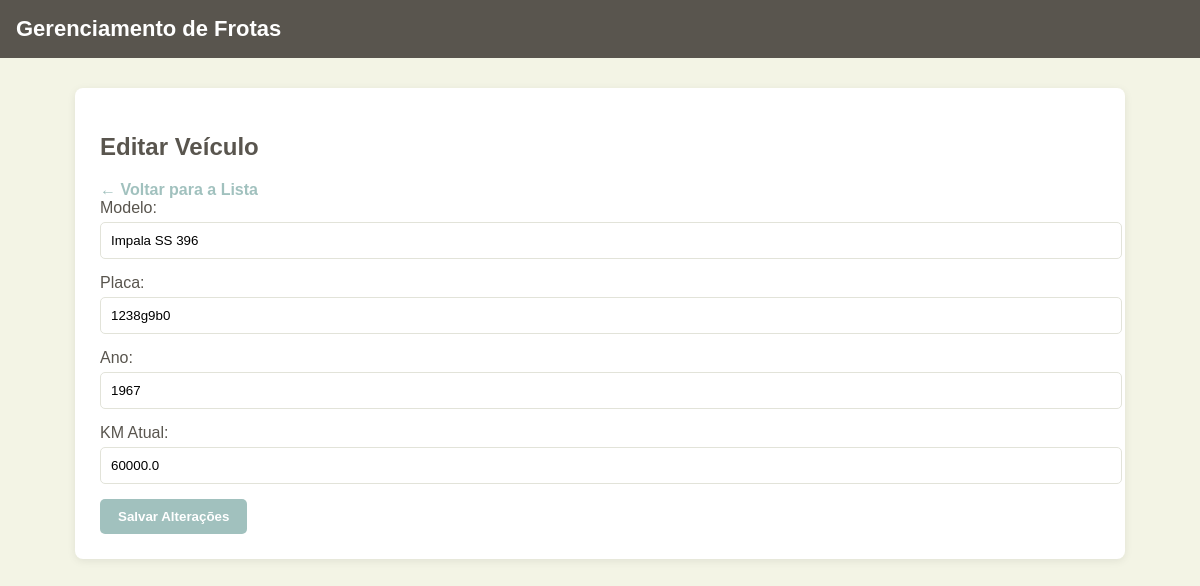
Page /frotas/veiculos/2/editar/ on the earlier database version.
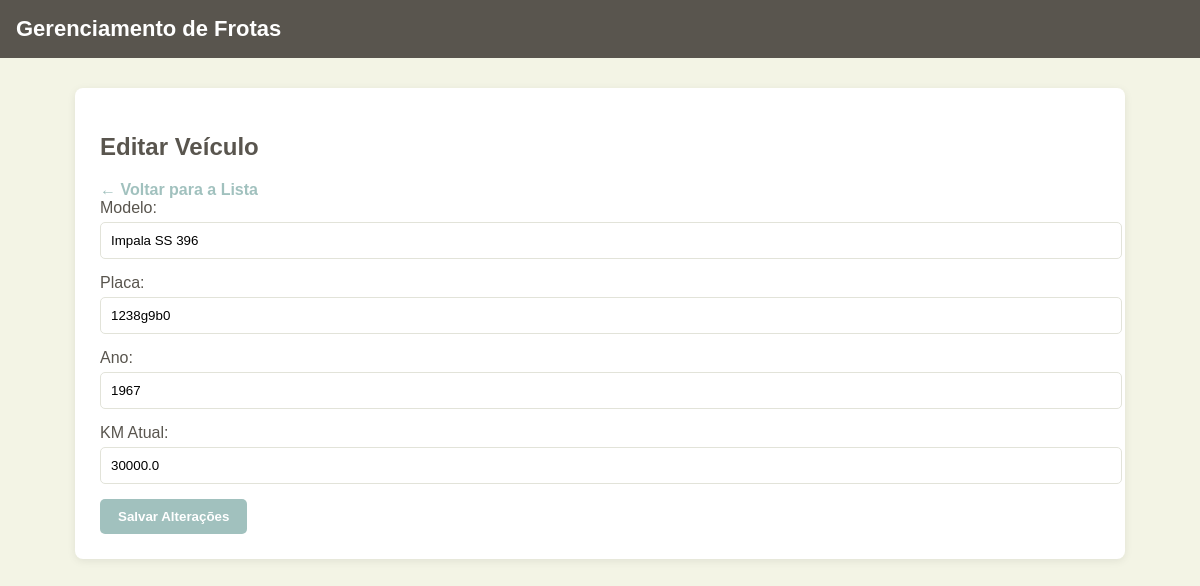
Same page on the later database version.
### frotas/models.py (models this page shows, shortened)
class Veiculo(models.Model):
    modelo = models.CharField(max_length=100)
    placa = models.CharField(max_length=10)
    ano = models.IntegerField()
    km_atual = models.FloatField(default=0)
    disponivel = models.BooleanField(default=True)

### frotas/views.py (the view, shortened to what this page needs)
# urls.py: path('veiculos/<int:pk>/editar/', views.alterar_veiculo, name='alterar_veiculo'),
def alterar_veiculo(request, pk):
    veiculo = get_object_or_404(Veiculo, pk=pk)
    return render(request, 'frotas/form_veiculo.html', {'veiculo': veiculo, 'titulo': 'Editar Veículo'})

### frotas/templates/frotas/form_veiculo.html (shortened to what this page needs)
{% load static %}
<!DOCTYPE html>
<html lang="pt-br">
<head>
    <link rel="stylesheet" href="{% static 'css/base.css' %}">
    <link rel="stylesheet" href="{% static 'css/veiculos.css' %}">
</head>
<body>
    <header>
        <h1>Gerenciamento de Frotas</h1>
    </header>
    <div class="container">
        <h2>
            {% if veiculo %}
                Editar Veículo
            {% else %}
                Adicionar Veículo
            {% endif %}
        </h2>
        <a href="{% url 'listar_veiculos' %}">← Voltar para a Lista</a>
        <form method="POST">
            <label>Modelo:</label>
            <input type="text" name="modelo" value="{{ veiculo.modelo|default:'' }}" required>
            <label>Placa:</label>
            <input type="text" name="placa" value="{{ veiculo.placa|default:'' }}" required>
            <label>Ano:</label>
            <input type="number" name="ano" value="{{ veiculo.ano|default:'' }}" required>
            <label>KM Atual:</label>
            <input type="number" step="0.1" name="km_atual" value="{{ veiculo.km_atual|default:'' }}" required>
            <button type="submit" class="btn">
                {% if veiculo %}
                    Salvar Alterações
                {% else %}
                    Adicionar Veículo
                {% endif %}
            </button>
        </form>
    </div>
</body>
</html>

Differences in the rows shown:
changed Veiculo "Impala SS 396": km_atual "60000.0" → "30000.0"
